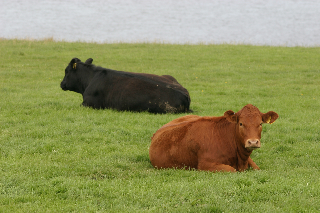
%> input picture data/originalCow.png, 320 x 213 px
$ octave maketwocowsgraph.m   (GNU Octave 9; MATLAB toolbox functions it lacks are replaced by stand-ins)
%> lines starting %> are read from the running program, lines starting %| are printed output that depends on the picture; in (x1, y1, x2, y2) boxes, pixels count from 0 and x2, y2 are one past the last pixel; in counts of white or black regions, pixels touching at a corner belong together; the program's own positions count from 1
% construct graphs for for two cows using method in Flenner's paper.
im = imread('originalCow.png');
%> im is the input picture: size 213x320x3 uint8; mean R, G, B 143.5, 147.5, 92.8
% define feature constants
nbsz = 5;
tau = 4;

% fidelity points
p1 = [111, 84]; %black cow
p2 = [124, 96];
temp = zeros(size(im, 1), size(im, 2));
for i = p1(2):p2(2)
    for j = p1(1) :p2(1)
        temp(i,j) = 1;
    end
end
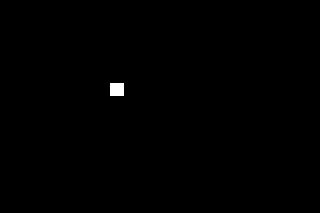
%> temp: size 213x320 double; values 0 (black) and 1 (white), 0.27% white; 1 white region, box (x1, y1, x2, y2) and area: (110, 83, 124, 96) 182
ind1 = find(reshape(temp, numel(temp), 1) == 1);
%> ind1 = 182 values from 23514 to 26295

p1 = [182, 135]; %red cow
p2 = [204, 146];
temp = zeros(size(im, 1), size(im, 2));
for i = p1(2):p2(2)
    for j = p1(1) :p2(1)
        temp(i,j) = 1;
    end
end
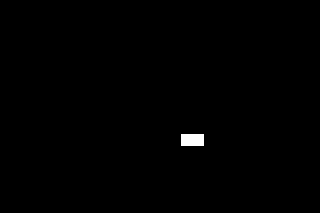
%> temp: size 213x320 double; values 0 (black) and 1 (white), 0.4% white; 1 white region, box (x1, y1, x2, y2) and area: (181, 134, 204, 146) 276
ind2 = find(reshape(temp, numel(temp), 1) == 1);
%> ind2 = 276 values from 38688 to 43385


p1 = [156, 17]; %sky
p2 = [178, 28];
temp = zeros(size(im, 1), size(im, 2));
for i = p1(2):p2(2)
    for j = p1(1) :p2(1)
        temp(i,j) = 1;
    end
end
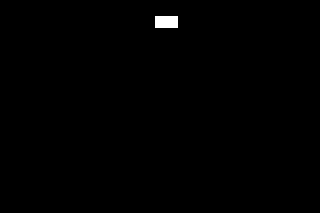
%> temp: size 213x320 double; values 0 (black) and 1 (white), 0.4% white; 1 white region, box (x1, y1, x2, y2) and area: (155, 16, 178, 28) 276
ind3 = find(reshape(temp, numel(temp), 1) == 1);
%> ind3 = 276 values from 33032 to 37729


p1 = [53, 162]; %grass
p2 = [83, 177];
temp = zeros(size(im, 1), size(im, 2));
for i = p1(2):p2(2)
    for j = p1(1) :p2(1)
        temp(i,j) = 1;
    end
end
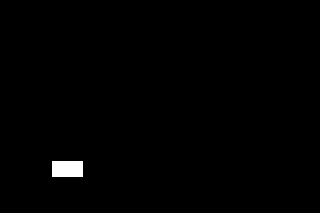
%> temp: size 213x320 double; values 0 (black) and 1 (white), 0.73% white; 1 white region, box (x1, y1, x2, y2) and area: (52, 161, 83, 177) 496
ind4 = find(reshape(temp, numel(temp), 1) == 1);
%> ind4 = 496 values from 11238 to 17643


% read cow image and extract convolution features
im = double(im);
%> im: size 213x320x3 double
im = im / 255;
opt = {};
opt.output_dim = 2;
opt.kernel = true;
%> (the run ends here)
